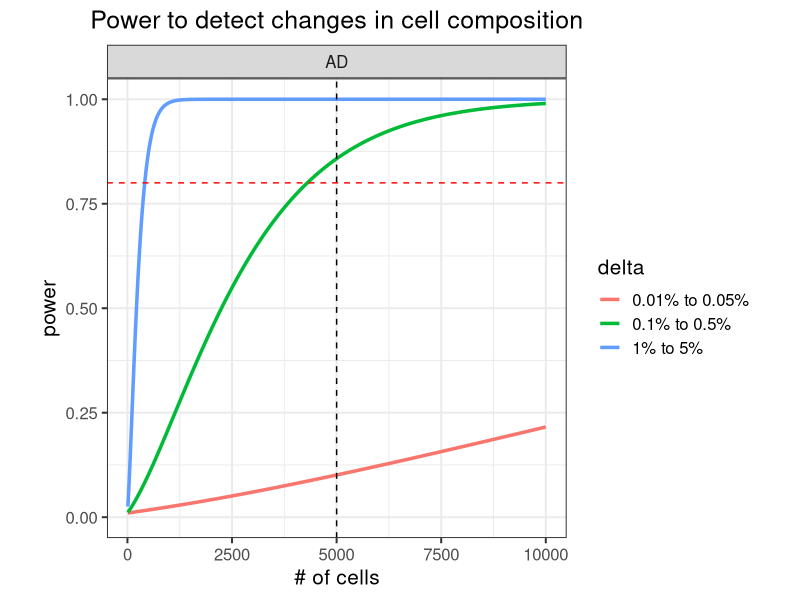
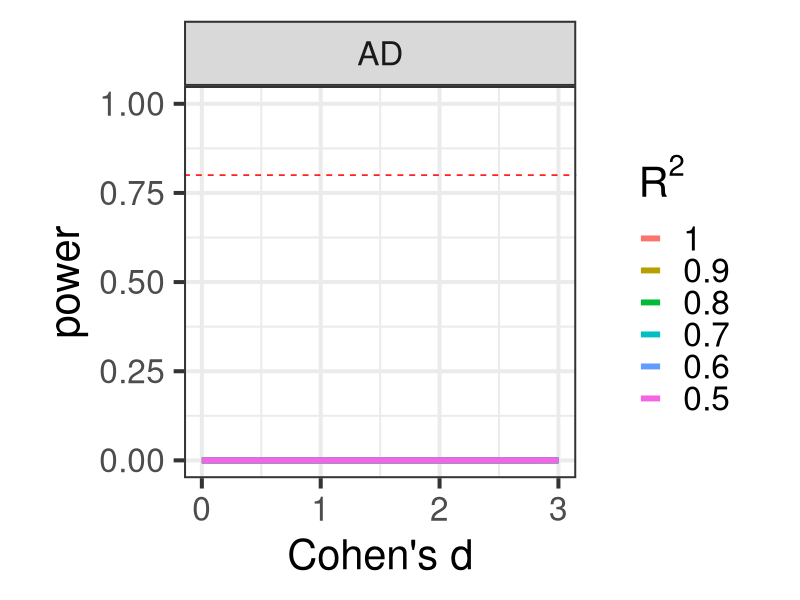

Here is the R script that generated these plots, in order: (Note: this script raises an error after producing the figures.)
## ---- chunk 1
library(ggplot2)
library(data.table)
library(xtable)

## ---- chunk 2
suppressPackageStartupMessages(library(knitr))
options(xtable.type="html")

knitr::opts_chunk$set(
  echo=TRUE,
  warning=FALSE,
  message=TRUE,
  error = FALSE,
  tidy = FALSE,
  cache = TRUE,
  cache.lazy = FALSE,
  dev = c("png", "pdf"), 
  fig.width=7, fig.height=7)

options(markdown.HTML.stylesheet = 'css/custom.css')
## ---- chunk 3

library(pwr)
n_samples = c(CTL = 3, AD=3)
n_cells = 5000
n_cells_max = 10000
prop_diff = list(c(0.01, 0.05), c(0.001, 0.005), c(0.0001, 0.0005))
n_cell_types = 5

getPower = function(n1, n2, p1, p2, C, n_tests){
	sSq1 = p1*(1-p1)/ C
	sSq2 = p2*(1-p2)/ C

	sigSq = ((n1-1)*sSq1 + (n2-1)*sSq2) / (n1 + n2 -2)
	d = abs(p1 - p2)/sqrt(sigSq)

	pwr.t2n.test(n1=n1, n2=n2, d=d, sig.level = 0.05/n_tests )
}

getPowerCurve = function(n1, n2){
	# for each pair of proportions
	res = lapply(prop_diff, function(prop){
		p1 = prop[1]
		p2 = prop[2]

		# for each cell number
		res = lapply( seq(10, n_cells_max, by = 3), function(C){
			res = getPower(n1, n2, p1, p2, C, n_cell_types)
			data.frame(n1, n2, p1, p2, C, d = res$d, power= res$power, delta=paste0(p1*100, '% to ', p2*100, '%'))
			})
		do.call("rbind", res)
		})
	do.call("rbind", res)
}

# for each disease
res = lapply(names(n_samples)[-1], function(ID){
	res = getPowerCurve(n_samples['CTL'], n_samples[ID])
	res$Disease = ID
	res 
})
res = do.call("rbind", res)

ggplot(res, aes(C, power, color=delta)) + geom_line(size=1.2) + theme_bw(15) + theme(aspect.ratio=1, plot.title = element_text(hjust = 0.5)) + xlab("# of cells") + ggtitle("Power to detect changes in cell composition") + ylim(0, 1) + facet_wrap(~Disease) + geom_vline(xintercept=n_cells, color="black", linetype="dashed") + geom_hline(yintercept=0.8, color="red", linetype="dashed") #+ scale_x_continuous(limits=c(0,n_cells_max), expand=c(0,0)) + scale_y_continuous(limits=c(0,1.02), expand=c(0,0))
## ---- chunk 4
# Sample size required to get 80% power
res = data.table(res)
res$Dataset = with(res, paste(Disease, delta))
tab = res[,.SD[min(which(power>.80)),],by=Dataset]
tab$Cells_per_individual = as.integer(tab$C)
print(xtable(tab[,c('Dataset', 'Cells_per_individual', 'power')], type="html"), include.rownames=FALSE)
## ---- chunk 5

n_genes = 10000
n_tests = n_genes * n_cell_types

getPower = function(n1, n2, d, n_tests, rsq){
	# pwr.t2n.test(n1=n1, n2=n2, d=d, sig.level = 0.05/n_tests )

	# Compute n_Eff, need to divide by 2 becaues n is the number in each set
	N_eff = 4 / (1/n1 + 1/n2)
	pwr.t.test(n=N_eff/2 * rsq, d=d, sig.level = 0.05/n_tests )
}

getPowerCurve = function(n1, n2, n_tests, rsq){
	# for each cell number
	res = lapply( seq(0, 3, length.out=1000), function(delta){
		res = getPower(n1, n2, delta, n_tests, rsq)
		data.frame(n1, n2, d = res$d, rsq, power= res$power)
		})
	do.call("rbind", res)
}

# for each disease
res = lapply(names(n_samples)[-1], function(ID){
	res = lapply( c(.5, .6, .7, .8, .9,1), function(rsq){
		res = getPowerCurve(n_samples['CTL'], n_samples[ID], n_tests, rsq)
		res$Disease = ID
		res 
	})
	do.call("rbind", res)
})
res = do.call("rbind", res)

res$rsq_text = with(res, factor(rsq, rev(sort(unique(rsq)))))
res = res[order(res$rsq, decreasing=FALSE),]

ggplot(res, aes(d, power, color=rsq_text)) + geom_line(size=2) + theme_bw(30) + theme(aspect.ratio=1, plot.title = element_text(hjust = 0.5)) + ylim(0, 1) + xlab("Cohen's d") + facet_wrap( ~ Disease) + scale_color_discrete(bquote(R^2)) + geom_hline(yintercept=0.8, color="red", linetype="dashed")
## ---- chunk 6
res = data.table(res)
res$Dataset = with(res, paste(Disease, rsq))
# Sample size required to get 80% power
tab = res[,.SD[min(which(power>.80)),],by=Dataset]
print(xtable(tab[,c('Disease', 'rsq', 'power', 'd')], type="html"), include.rownames=FALSE)
## ---- chunk 7
n = sum(n_samples)
# f = .1
# rsq = .6

# get 1e-6 cutoff in each cell type
# n_tests = 50000 * 100
n_snps_per_gene = 10 # effective number of tests per gene
n_tests = n_snps_per_gene*n_genes * n_cell_types

# effective number of tests from standard eqtl analysis
meff_tests_std = 5000

n_tests = meff_tests_std * n_cell_types

-log10(0.05/n_tests)

getPower = function(n, rsq, f, n_tests){
	pwr.r.test(n*rsq, r=sqrt(f), sig.level=0.05/n_tests)
}

# for each f value
res = lapply( seq(0, .5, length.out=500), function(f){
	# for each rsq
	res = lapply( c(.5, .6, .7, .8, .9,1), function(rsq){
		res = getPower(n, rsq, f, n_tests)
		data.frame(n, rsq, f, power=res$power)
	})
	res = do.call("rbind", res)
})
res = do.call("rbind", res)

res$rsq_text = with(res, factor(rsq, rev(sort(unique(rsq)))))
res = res[order(res$rsq_text, decreasing=FALSE),]

ggplot(res, aes(f, power, color=rsq_text)) + geom_line(size=2) + theme_bw(14) + theme(aspect.ratio=1, plot.title = element_text(hjust = 0.5)) + ylim(0, 1) + xlab("eQTL variance explained") + scale_color_discrete(bquote(R^2)) + geom_hline(yintercept=0.8, color="red", linetype="dashed")
## ---- chunk 8
res = data.table(res)    
# Sample size required to get 80% power
tab = res[,.SD[min(which(power>.80)),],by=rsq]
tab$f = format(tab$f, digits=2)
print(xtable(tab[,c('rsq', 'power', 'f')], type="html"), include.rownames=FALSE)
## ---- chunk 9
knitr::knit_exit()
## ---- chunk 10
beta = 0.11384

n = sum(n_samples)

n_tests = 50000 * 100

# for each f value
res = lapply( seq(0.005, .3, length.out=500), function(maf){

	# need to scale by sqrt(n) because beta is already scaled
	f = 2*beta^2 * maf * (1-maf) * sqrt(n)

	# for each rsq
	res = lapply( c(.5, .6, .7, .8, .9,1), function(rsq){
		res = getPower(n, rsq, f, n_tests)
		data.frame(n, rsq, f, maf, power=res$power)
	})
	res = do.call("rbind", res)
})
res = do.call("rbind", res)

ggplot(res, aes(maf, power, color=as.character(rsq))) + geom_line(size=2) + theme_bw(14) + theme(aspect.ratio=1, plot.title = element_text(hjust = 0.5)) + ylim(0, 1) + xlab("MAF") + scale_color_discrete(bquote(R^2)) + geom_hline(yintercept=0.8, color="red", linetype="dashed") + scale_x_log10()
